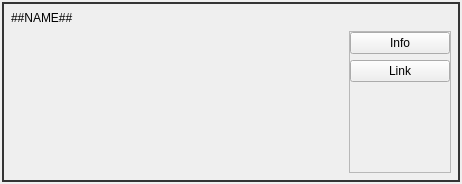
<?xml version="1.0" encoding="UTF-8"?>
<ui version="4.0">
 <class>JoystickForm</class>
 <widget class="QWidget" name="JoystickForm">
  <property name="geometry">
   <rect>
    <x>0</x>
    <y>0</y>
    <width>462</width>
    <height>184</height>
   </rect>
  </property>
  <property name="sizePolicy">
   <sizepolicy hsizetype="Preferred" vsizetype="Fixed">
    <horstretch>0</horstretch>
    <verstretch>0</verstretch>
   </sizepolicy>
  </property>
  <property name="windowTitle">
   <string>Form</string>
  </property>
  <property name="styleSheet">
   <string notr="true">QWidget#JoystickForm {
	border: 2px solid #343434;
	margin: 2px;
}</string>
  </property>
  <layout class="QGridLayout" name="gridLayout">
   <item row="0" column="0" colspan="4">
    <widget class="QLabel" name="lblName">
     <property name="text">
      <string>##NAME##</string>
     </property>
    </widget>
   </item>
   <item row="1" column="0">
    <widget class="QLabel" name="lblImage">
     <property name="sizePolicy">
      <sizepolicy hsizetype="Fixed" vsizetype="Fixed">
       <horstretch>0</horstretch>
       <verstretch>0</verstretch>
      </sizepolicy>
     </property>
     <property name="minimumSize">
      <size>
       <width>128</width>
       <height>128</height>
      </size>
     </property>
     <property name="maximumSize">
      <size>
       <width>128</width>
       <height>128</height>
      </size>
     </property>
     <property name="text">
      <string/>
     </property>
     <property name="scaledContents">
      <bool>true</bool>
     </property>
    </widget>
   </item>
   <item row="0" column="4">
    <widget class="QLabel" name="icoConnected">
     <property name="sizePolicy">
      <sizepolicy hsizetype="Fixed" vsizetype="Fixed">
       <horstretch>0</horstretch>
       <verstretch>0</verstretch>
      </sizepolicy>
     </property>
     <property name="maximumSize">
      <size>
       <width>32</width>
       <height>32</height>
      </size>
     </property>
     <property name="text">
      <string/>
     </property>
     <property name="pixmap">
      <pixmap resource="../../../Pitstop.qrc">:/Icons/Resources/Connected-50.png</pixmap>
     </property>
     <property name="scaledContents">
      <bool>true</bool>
     </property>
    </widget>
   </item>
   <item row="1" column="2" colspan="3">
    <widget class="QFrame" name="frmButtons">
     <property name="frameShape">
      <enum>QFrame::StyledPanel</enum>
     </property>
     <property name="frameShadow">
      <enum>QFrame::Raised</enum>
     </property>
     <layout class="QVBoxLayout" name="verticalLayout">
      <property name="leftMargin">
       <number>0</number>
      </property>
      <property name="topMargin">
       <number>0</number>
      </property>
      <property name="rightMargin">
       <number>0</number>
      </property>
      <property name="bottomMargin">
       <number>0</number>
      </property>
      <item>
       <widget class="QPushButton" name="btnInfo">
        <property name="sizePolicy">
         <sizepolicy hsizetype="Fixed" vsizetype="Fixed">
          <horstretch>0</horstretch>
          <verstretch>0</verstretch>
         </sizepolicy>
        </property>
        <property name="minimumSize">
         <size>
          <width>100</width>
          <height>0</height>
         </size>
        </property>
        <property name="text">
         <string>Info</string>
        </property>
       </widget>
      </item>
      <item>
       <widget class="QPushButton" name="btnLink">
        <property name="sizePolicy">
         <sizepolicy hsizetype="Maximum" vsizetype="Fixed">
          <horstretch>0</horstretch>
          <verstretch>0</verstretch>
         </sizepolicy>
        </property>
        <property name="minimumSize">
         <size>
          <width>100</width>
          <height>0</height>
         </size>
        </property>
        <property name="text">
         <string>Link</string>
        </property>
       </widget>
      </item>
      <item>
       <spacer name="verticalSpacer">
        <property name="orientation">
         <enum>Qt::Vertical</enum>
        </property>
        <property name="sizeHint" stdset="0">
         <size>
          <width>20</width>
          <height>40</height>
         </size>
        </property>
       </spacer>
      </item>
     </layout>
    </widget>
   </item>
   <item row="1" column="1">
    <spacer name="horizontalSpacer">
     <property name="orientation">
      <enum>Qt::Horizontal</enum>
     </property>
     <property name="sizeHint" stdset="0">
      <size>
       <width>40</width>
       <height>20</height>
      </size>
     </property>
    </spacer>
   </item>
  </layout>
 </widget>
 <resources>
  <include location="../../../Pitstop.qrc"/>
 </resources>
 <connections/>
</ui>
